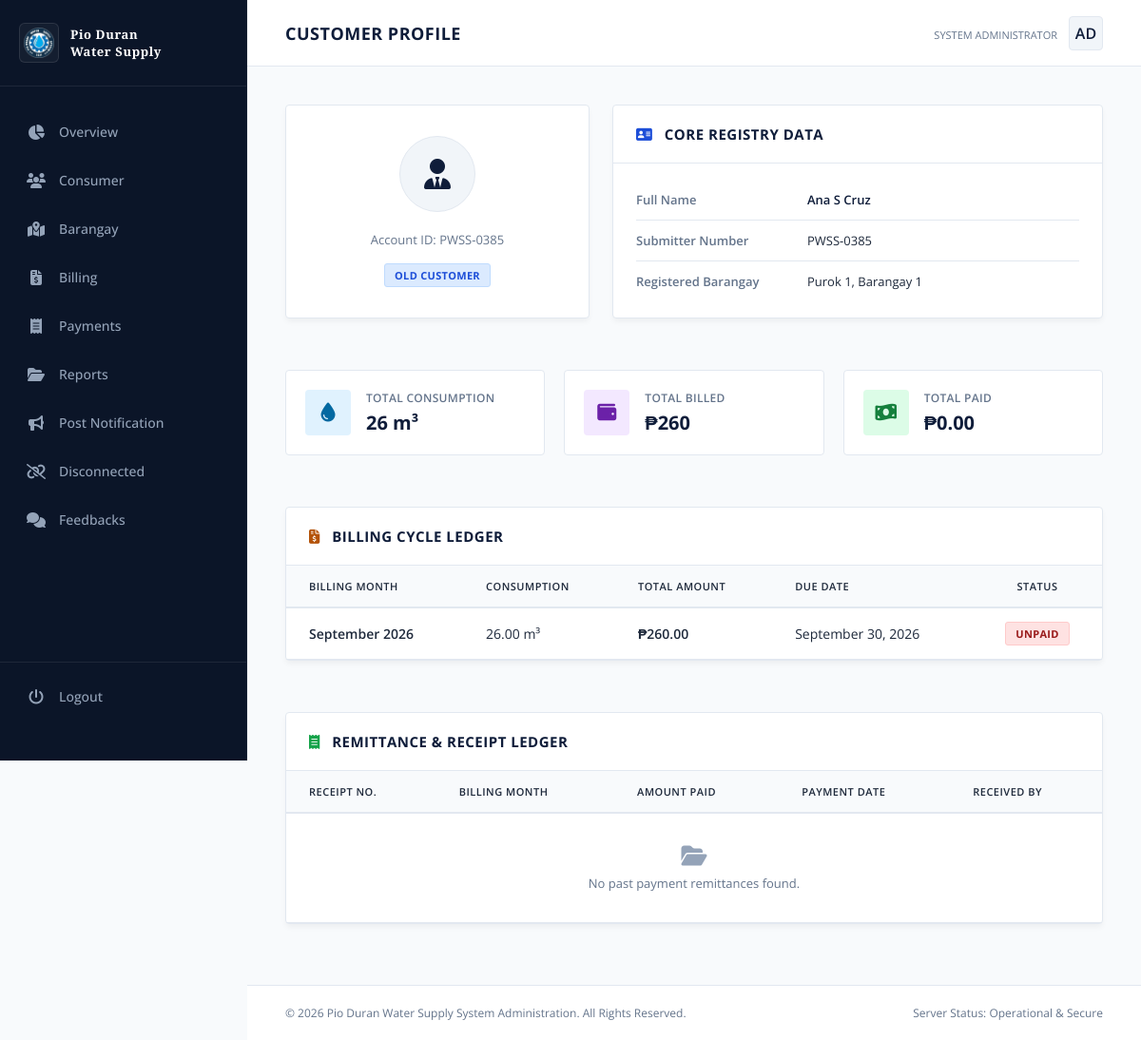
Page /pwss/customer/4/ (signed in) on the committed database.
### customer/models.py (models this page shows, shortened)
class Customer(models.Model):
    STATUS_CHOICES = (
        ("new", "New Applicant"),
        ("old", "Old Customer"),
    )
    user = models.OneToOneField(
        User,
        on_delete=models.CASCADE,
        related_name="customer_profile"
    )
    firstname = models.CharField(max_length=200)
    lastname = models.CharField(max_length=200)
    middlename = models.CharField(max_length=200)
    submitter_no = models.CharField(
        max_length=250,
        unique=True,
        blank=True,
        null=True
    )
    address = models.CharField(max_length=250)
    barangay = models.ForeignKey(
        Barangay,
        on_delete=models.PROTECT,
        related_name="customers"
    )
    status = models.CharField(
        max_length=20,
        choices=STATUS_CHOICES,
        default="new"
    )
    is_active = models.BooleanField(default=True)

### core/models.py (models this page shows, shortened)
class Billing(models.Model):
    STATUS_CHOICES = (
        ('unpaid', 'Unpaid'),
        ('paid', 'Paid'),
    )
    customer = models.ForeignKey(
        Customer,
        on_delete=models.CASCADE,
        related_name="billings"
    )
    billing_month = models.DateField()
    previous_reading = models.DecimalField(
        max_digits=10,
        decimal_places=2
    )
    current_reading = models.DecimalField(
        max_digits=10,
        decimal_places=2,
        null=True,
        blank=True
    )
    consumption = models.DecimalField(
        max_digits=10,
        decimal_places=2,
        editable=False
    )
    rate_per_cubic = models.DecimalField(
        max_digits=10,
        decimal_places=2,
        default=Decimal("25.00")
    )
    connection_fee = models.DecimalField(
        max_digits=10,
        decimal_places=2,
        default=Decimal("0.00"),
        blank=True,
        null=True
    )
    reconnection_fee = models.DecimalField(
        max_digits=10,
        decimal_places=2,
        default=Decimal("0.00"),
        blank=True,
        null=True
    )
    violation_fee = models.DecimalField(
        max_digits=10,
        decimal_places=2,
        default=Decimal("0.00"),
        blank=True,
        null=True
    )
    penalty_fee = models.DecimalField(
        max_digits=10,
        decimal_places=2,
        default=Decimal("0.00"),
        blank=True,
        null=True
    )
    total_amount = models.DecimalField(
        max_digits=10,
        decimal_places=2,
        editable=False
    )
    due_date = models.DateField()
    status = models.CharField(
        max_length=20,
        choices=STATUS_CHOICES,
        default="unpaid"
    )
    created_at = models.DateTimeField(auto_now_add=True)

### core/views.py (the view)
# urls.py: path("customer/<int:customer_id>/",views.customer_profile, name="customer_profile"),
@login_required(login_url="login-view")
def customer_profile(request, customer_id):
    customer = get_object_or_404(Customer, pk=customer_id)
    billings = Billing.objects.filter(
        customer=customer
    ).order_by("-billing_month")
    payments = Payment.objects.select_related(
        "billing"
    ).filter(
        billing__customer=customer
    ).order_by("-payment_date")
    total_consumption = billings.aggregate(
        total=Sum("consumption")
    )["total"] or Decimal("0.00")
    total_billed = billings.aggregate(
        total=Sum("total_amount")
    )["total"] or Decimal("0.00")
    total_paid = payments.aggregate(
        total=Sum("amount_paid")
    )["total"] or Decimal("0.00")
    return render(request, "admin/customer_profile.html", {
        "customer": customer,
        "billings": billings,
        "payments": payments,
        "total_consumption": total_consumption,
        "total_billed": total_billed,
        "total_paid": total_paid,
    })

### core/templates/admin/customer_profile.html (shortened to what this page needs)
{% extends 'admin.html' %}
{% block content %}
<header class="top-navbar">
    <div class="page-title">
        <h1>Customer Profile</h1>
    </div>
    <div class="admin-profile">
        <div class="admin-info">
            <small>System Administrator</small>
        </div>
        <div class="admin-avatar">AD</div>
    </div>
</header>
<div class="workspace">
    <div class="profile-layout-grid">
        <div class="data-section profile-card">
            <div class="profile-avatar-large">
                <i class="fa-solid fa-user-tie"></i>
            </div>
            <p class="profile-meta-sub">Account ID: {{ customer.submitter_no }}</p>
            <div class="profile-badge-wrapper">
                {% if customer.status == "new" %}
                    <span class="badge status-new">New Applicant</span>
                {% else %}
                    <span class="badge status-old">Old Customer</span>
                {% endif %}
            </div>
        </div>
        <div class="data-section profile-details">
            <div class="section-header">
                <h3><i class="fa-solid fa-address-card" style="margin-right: 8px; color: var(--accent-blue);"></i> Core Registry Data</h3>
            </div>
            <div class="details-body">
                <div class="detail-row">
                    <span class="detail-label">Full Name</span>
                    <span class="detail-value font-semibold">{{ customer.firstname }} {{ customer.middlename}} {{ customer.lastname }}</span>
                </div>
                <div class="detail-row">
                    <span class="detail-label">Submitter Number</span>
                    <span class="detail-value">{{ customer.submitter_no }}</span>
                </div>
                <div class="detail-row">
                    <span class="detail-label">Registered Barangay</span>
                    <span class="detail-value">{{ customer.address }}</span>
                </div>
            </div>
        </div>
    </div>
    <div class="stats-grid">
        <div class="stat-card">
            <div class="stat-icon water">
                <i class="fa-solid fa-droplet"></i>
            </div>
            <div>
                <div class="stat-label">Total Consumption</div>
                <div class="stat-value">{{ total_consumption }} m³</div>
            </div>
        </div>
        <div class="stat-card">
            <div class="stat-icon amount">
                <i class="fa-solid fa-wallet"></i>
            </div>
            <div>
                <div class="stat-label">Total Billed</div>
                <div class="stat-value">₱{{ total_billed }}</div>
            </div>
        </div>
        <div class="stat-card">
            <div class="stat-icon paid">
                <i class="fa-solid fa-money-bill-wave"></i>
            </div>
            <div>
                <div class="stat-label">Total Paid</div>
                <div class="stat-value">₱{{ total_paid }}</div>
            </div>
        </div>
    </div>
    <div class="data-section table-card-wrapper">
        <div class="section-header">
            <h3><i class="fa-solid fa-file-invoice-dollar" style="margin-right: 8px; color: var(--accent-gold);"></i> Billing Cycle Ledger</h3>
        </div>
        <div class="table-container">
            <table class="classic-table">
                <thead>
                    <tr>
                        <th>Billing Month</th>
                        <th>Consumption</th>
                        <th>Total Amount</th>
                        <th>Due Date</th>
                        <th style="text-align: center;">Status</th>
                    </tr>
                </thead>
                <tbody>
                    {% for bill in billings %}
                    <tr>
                        <td class="font-semibold">{{ bill.billing_month|date:"F Y" }}</td>
                        <td>{{ bill.consumption }} m³</td>
                        <td class="font-semibold">₱{{ bill.total_amount }}</td>
                        <td>{{ bill.due_date|date:"F d, Y" }}</td>
                        <td style="text-align: center;">
                            {% if bill.status == "paid" %}
                                <span class="badge status-paid">Paid</span>
                            {% else %}
                                <span class="badge status-unpaid">Unpaid</span>
                            {% endif %}
                        </td>
                    </tr>
                    {% empty %}
                    <tr>
                        <td colspan="5" style="text-align:center;" class="empty-table-state">
                            <i class="fa-solid fa-folder-open"></i> No recorded billing metrics discovered.
                        </td>
                    </tr>
                    {% endfor %}
                </tbody>
            </table>
        </div>
    </div>
    <div class="data-section table-card-wrapper">
        <div class="section-header">
            <h3><i class="fa-solid fa-receipt" style="margin-right: 8px; color: #16a34a;"></i> Remittance & Receipt Ledger</h3>
        </div>
        <div class="table-container">
            <table class="classic-table">
                <thead>
                    <tr>
                        <th>Receipt No.</th>
                        <th>Billing Month</th>
                        <th>Amount Paid</th>
                        <th>Payment Date</th>
                        <th>Received By</th>
                    </tr>
                </thead>
                <tbody>
                    {% for payment in payments %}
                    <tr>
                        <td class="font-mono">{{ payment.receipt_number }}</td>
                        <td>{{ payment.billing.billing_month|date:"F Y" }}</td>
                        <td class="font-semibold text-success">₱{{ payment.amount_paid }}</td>
                        <td>{{ payment.payment_date|date:"F d, Y h:i A" }}</td>
                        <td>
                            <span class="user-pill"><i class="fa-solid fa-user-shield"></i> {{ payment.received_by.username }}</span>
                        </td>
                    </tr>
                    {% empty %}
                    <tr>
                        <td colspan="5" style="text-align:center;" class="empty-table-state">
                            <i class="fa-solid fa-folder-open"></i> No past payment remittances found.
                        </td>
                    </tr>
                    {% endfor %}
                </tbody>
            </table>
        </div>
    </div>
</div>
{% endblock %}

### core/templates/admin.html (style rules this page uses)
:root { --bg-navy: #0f1d3a; --sidebar-bg: #0b1528; --main-bg: #f8fafc; --card-bg: #ffffff; --primary-text: #1e293b; --secondary-text: #64748b; --accent-gold: #b45309; --border-classic: #e2e8f0; --accent-blue: #1d4ed8; --success-green: #15803d; }
* { margin: 0; padding: 0; box-sizing: border-box; font-family: 'Open Sans', sans-serif; }
body { background-color: var(--main-bg); color: var(--primary-text); display: flex; min-height: 100vh; overflow-x: hidden; }
.top-navbar { background-color: var(--card-bg); height: 70px; border-bottom: 1px solid var(--border-classic); display: flex; align-items: center; justify-content: space-between; padding: 0 40px; }
.page-title h1 { font-size: 18px; font-weight: 700; color: var(--bg-navy); text-transform: uppercase; letter-spacing: 0.5px; }
.admin-profile { display: flex; align-items: center; gap: 12px; }
.admin-avatar { width: 36px; height: 36px; background-color: #f1f5f9; border: 1px solid var(--border-classic); border-radius: 4px; display: flex; align-items: center; justify-content: center; color: var(--bg-navy); font-weight: 600; }
.admin-info small { font-size: 11px; color: var(--secondary-text); text-transform: uppercase; }
.workspace { padding: 40px; display: flex; flex-direction: column; gap: 30px; flex-grow: 1; }
.data-section { background-color: var(--card-bg); border: 1px solid var(--border-classic); border-radius: 4px; box-shadow: 0 4px 6px -1px rgba(0, 0, 0, 0.05); }
.section-header { padding: 20px 24px; border-bottom: 1px solid var(--border-classic); display: flex; align-items: center; justify-content: space-between; }
.section-header h3 { font-size: 15px; font-weight: 700; text-transform: uppercase; color: var(--bg-navy); letter-spacing: 0.5px; }
.table-container { width: 100%; overflow-x: auto; }
.classic-table { width: 100%; border-collapse: collapse; text-align: left; font-size: 14px; }
.classic-table th { background-color: #f8fafc; color: var(--primary-text); font-weight: 600; padding: 14px 24px; border-bottom: 2px solid var(--border-classic); text-transform: uppercase; font-size: 11px; letter-spacing: 0.5px; }
.classic-table td { padding: 14px 24px; border-bottom: 1px solid var(--border-classic); color: var(--primary-text); }

### rows in the picture
Customer: submitter_no "PWSS-0385", firstname "Ana", middlename "S", lastname "Cruz", address "Purok 1, Barangay 1"
Billing: billing_month "September 2026", consumption "26.00", total_amount "260.00", due_date "September 30, 2026", status "UNPAID"

### other values in the picture
{{ total_consumption }} "26"
{{ total_billed }} "260"
{{ total_paid }} "0.00"
